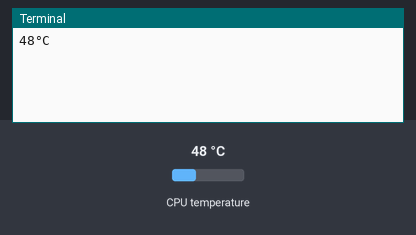
A program run on a simulated Raspberry Pi (BCM pin numbers). On the bench: the last lines printed to the terminal. The test bench sets the inputs (shaded band); at power-on: CPU temperature 48 °C.

Above: at 1.2 s.
1.3 s: CPU temperature set to 31 °C
At 3.3 s:
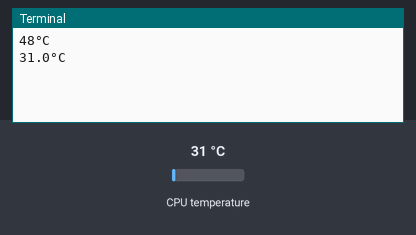
4.0 s: CPU temperature set to 44 °C
At 4.9 s:
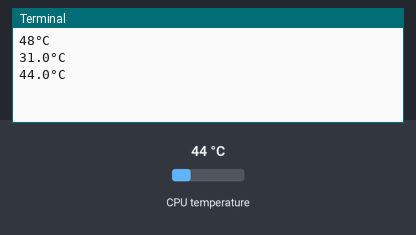
Timing chart, 0 to 7.0 s (numbered marks = the images above; inputs shaded):
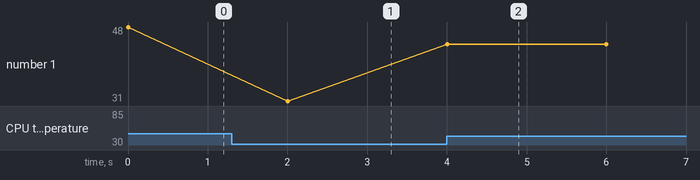

The program:

cpu_temps.py
```python
from gpiozero import CPUTemperature
from time import sleep

#counter
printCount = 0

#Infinite loop
while True:
	# gets cpu temperature
	temp = CPUTemperature()

	#rounds temperature to 1 decimal place
	cpu_temp = round(temp.temperature,1)

	#prints the temperature
	print(str(cpu_temp)+"°C")

	# number of seconds before re-running the function
	sleep(2)

#Limited number of lines
#while (printCount <= 20): #20 is the maximum number of lines you want to print
#	# gets cpu temperature
#	temp = CPUTemperature()
#
#	#rounds temperature to 1 decimal place
#	cpu_temp = round(temp.temperature,1)
#
#	#prints the temperature
#	print(str(cpu_temp)+"°C")
#
#	#increments the print count
# 	printCount = (printCount + 1)
#
#	# number of seconds before looping the function
#	sleep(2)
```

Measured:
- after the input at 1.3 s, the terminal: prints a new line after 0.70 s (image 1)
- after the input at 4.0 s, the terminal: prints a new line at once (image 2)
- plotted number 1: 48 → 31 after the input at 1.3 s, 31 → 44 after the input at 4.0 s
